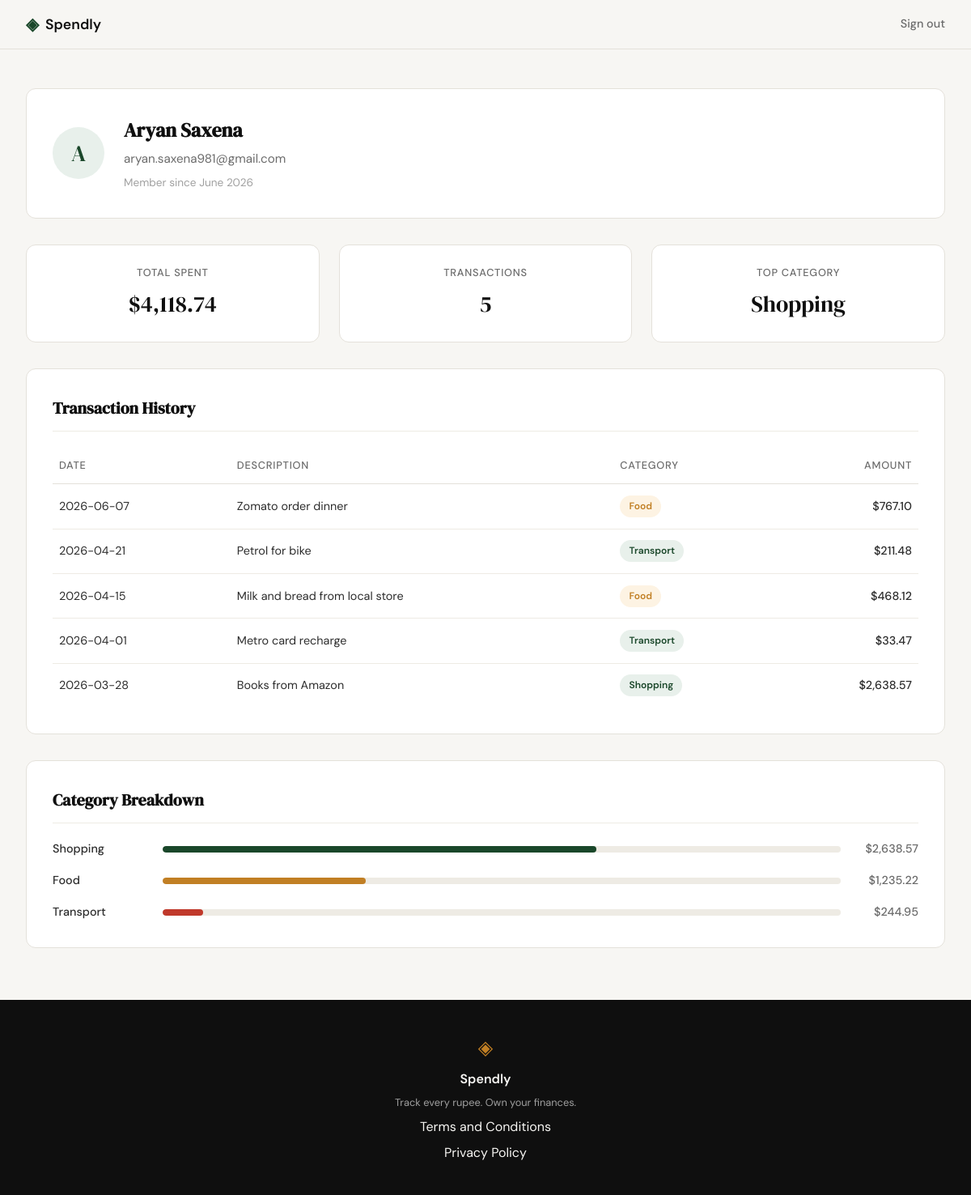
Screenshot of /profile (signed in) with the database file from the repository.
### tables this page shows
CREATE TABLE users (
                id            INTEGER PRIMARY KEY AUTOINCREMENT,
                name          TEXT    NOT NULL,
                email         TEXT    UNIQUE NOT NULL,
                password_hash TEXT    NOT NULL,
                created_at    TEXT    DEFAULT (datetime('now'))
            );

CREATE TABLE expenses (
                id          INTEGER PRIMARY KEY AUTOINCREMENT,
                user_id     INTEGER NOT NULL,
                amount      REAL    NOT NULL,
                category    TEXT    NOT NULL,
                date        TEXT    NOT NULL,
                description TEXT,
                created_at  TEXT    DEFAULT (datetime('now')),
                FOREIGN KEY (user_id) REFERENCES users (id)
            );

### app.py (the view)
@app.route("/profile")
def profile():
    if "user_id" not in session:
        return redirect(url_for("login"))
    user_id = session["user_id"]
    user_row = get_user_by_id(user_id)
    if user_row is None:
        session.clear()
        return redirect(url_for("login"))
    created_dt = datetime.strptime(user_row["created_at"], "%Y-%m-%d %H:%M:%S")
    user = {
        "name": user_row["name"],
        "email": user_row["email"],
        "member_since": created_dt.strftime("%B %Y"),
    }
    stats_raw = get_expense_stats(user_id)
    stats = {
        "total_spent": f"${stats_raw['total_spent']:,.2f}",
        "transaction_count": stats_raw["transaction_count"],
        "top_category": stats_raw["top_category"],
    }
    expense_rows = get_recent_expenses(user_id)
    transactions = [
        {
            "date": r["date"],
            "description": r["description"] or "",
            "category": r["category"],
            "amount": f"${r['amount']:,.2f}",
        }
        for r in expense_rows
    ]
    breakdown = get_category_breakdown(user_id)
    categories = [
        {
            "name": c["category"],
            "amount": f"${c['total']:,.2f}",
            "percentage": c["percentage"],
        }
        for c in breakdown
    ]
    return render_template(
        "profile.html",
        user=user,
        stats=stats,
        transactions=transactions,
        categories=categories,
    )

### database/db.py (called while the page is built)
def get_db():
    conn = sqlite3.connect(DATABASE)
    conn.row_factory = sqlite3.Row
    conn.execute("PRAGMA foreign_keys = ON")
    return conn

def get_user_by_id(user_id):
    conn = get_db()
    try:
        return conn.execute(
            "SELECT id, name, email, created_at FROM users WHERE id = ?",
            (user_id,),
        ).fetchone()
    finally:
        conn.close()

def get_recent_expenses(user_id, limit=10):
    conn = get_db()
    try:
        return conn.execute(
            "SELECT id, date, description, category, amount "
            "FROM expenses WHERE user_id = ? "
            "ORDER BY date DESC LIMIT ?",
            (user_id, limit),
        ).fetchall()
    finally:
        conn.close()

def get_category_breakdown(user_id):
    conn = get_db()
    try:
        rows = conn.execute(
            "SELECT category, SUM(amount) AS total "
            "FROM expenses WHERE user_id = ? "
            "GROUP BY category ORDER BY total DESC",
            (user_id,),
        ).fetchall()
        if not rows:
            return []
        grand_total = sum(float(r["total"]) for r in rows)
        breakdown = []
        for r in rows:
            cat_total = float(r["total"])
            percentage = round(cat_total / grand_total * 100)
            breakdown.append({
                "category": r["category"],
                "total": cat_total,
                "percentage": percentage,
            })
        return breakdown
    finally:
        conn.close()

### templates/profile.html (shortened to what this page needs)
{% extends "base.html" %}
{% block head %}
<link rel="stylesheet" href="{{ url_for('static', filename='css/profile.css') }}">
{% endblock %}
{% block content %}
<section class="profile-section">
    <div class="profile-inner">
        <div class="profile-card user-card">
            <div class="user-avatar" aria-hidden="true">{{ user.name[0] }}</div>
            <div class="user-details">
                <h1 class="user-name">{{ user.name }}</h1>
                <p class="user-email">{{ user.email }}</p>
                <p class="user-joined">Member since {{ user.member_since }}</p>
            </div>
        </div>
        <div class="stats-row">
            <div class="stat-card">
                <span class="stat-label">Total Spent</span>
                <span class="stat-value">{{ stats.total_spent }}</span>
            </div>
            <div class="stat-card">
                <span class="stat-label">Transactions</span>
                <span class="stat-value">{{ stats.transaction_count }}</span>
            </div>
            <div class="stat-card">
                <span class="stat-label">Top Category</span>
                <span class="stat-value">{{ stats.top_category }}</span>
            </div>
        </div>
        <div class="profile-card">
            <h2 class="section-title">Transaction History</h2>
            <div class="table-wrapper">
                <table class="transaction-table">
                    <thead>
                        <tr>
                            <th>Date</th>
                            <th>Description</th>
                            <th>Category</th>
                            <th class="col-amount">Amount</th>
                        </tr>
                    </thead>
                    <tbody>
                        {% for txn in transactions %}
                        <tr>
                            <td class="txn-date">{{ txn.date }}</td>
                            <td class="txn-desc">{{ txn.description }}</td>
                            <td><span class="category-badge badge-{{ txn.category | lower }}">{{ txn.category }}</span></td>
                            <td class="txn-amount">{{ txn.amount }}</td>
                        </tr>
                        {% endfor %}
                    </tbody>
                </table>
            </div>
        </div>
        <div class="profile-card">
            <h2 class="section-title">Category Breakdown</h2>
            <div class="category-bars">
                {% for cat in categories %}
                <div class="category-bar-row">
                    <span class="category-name">{{ cat.name }}</span>
                    <div class="category-bar-track">
                        <div class="category-bar category-bar-{{ loop.index }}" style="width: {{ cat.percentage }}%"></div>
                    </div>
                    <span class="category-amount">{{ cat.amount }}</span>
                </div>
                {% endfor %}
            </div>
        </div>
    </div>
</section>
{% endblock %}

### static/css/style.css (style rules this page uses)
:root { --ink: #0f0f0f; --ink-soft: #2d2d2d; --ink-muted: #6b6b6b; --ink-faint: #a0a0a0; --paper: #f7f6f3; --paper-warm: #f0ede6; --paper-card: #ffffff; --accent: #1a472a; --accent-light: #e8f0eb; --accent-2: #c17f24; --accent-2-light: #fdf3e3; --danger: #c0392b; --danger-light: #fdecea; --border: #e4e1da; --border-soft: #eeebe4; --font-display: 'DM Serif Display', Georgia, serif; --font-body: 'DM Sans', system-ui, sans-serif; --max-width: 1200px; --auth-width: 440px; --radius-sm: 6px; --radius-md: 12px; --radius-lg: 20px; }
*, *::before, *::after { box-sizing: border-box; margin: 0; padding: 0; }
html { font-size: 16px; scroll-behavior: smooth; }
body { background: var(--paper); color: var(--ink); font-family: var(--font-body); font-size: 1rem; line-height: 1.6; -webkit-font-smoothing: antialiased; }

### static/css/profile.css (style rules this page uses)
.profile-section { padding: 3rem 2rem 4rem; }
.profile-inner { max-width: var(--max-width); margin: 0 auto; display: flex; flex-direction: column; gap: 2rem; }
.profile-card { background: var(--paper-card); border: 1px solid var(--border); border-radius: var(--radius-md); padding: 2rem; }
.user-card { display: flex; align-items: center; gap: 1.5rem; }
.user-avatar { width: 64px; height: 64px; border-radius: 50%; background: var(--accent-light); color: var(--accent); font-family: var(--font-display); font-size: 1.75rem; display: flex; align-items: center; justify-content: center; flex-shrink: 0; }
.user-details { display: flex; flex-direction: column; gap: 0.2rem; }
.user-name { font-family: var(--font-display); font-size: 1.5rem; color: var(--ink); margin: 0; }
.user-email { font-size: 0.95rem; color: var(--ink-muted); }
.user-joined { font-size: 0.85rem; color: var(--ink-faint); margin-top: 0.25rem; }
.stats-row { display: grid; grid-template-columns: repeat(3, 1fr); gap: 1.5rem; }
.stat-card { background: var(--paper-card); border: 1px solid var(--border); border-radius: var(--radius-md); padding: 1.5rem; text-align: center; display: flex; flex-direction: column; gap: 0.35rem; }
.stat-label { font-size: 0.8rem; font-weight: 500; color: var(--ink-muted); text-transform: uppercase; letter-spacing: 0.06em; }
.stat-value { font-family: var(--font-display); font-size: 1.75rem; color: var(--ink); }
.section-title { font-family: var(--font-display); font-size: 1.25rem; color: var(--ink); margin-bottom: 1.25rem; padding-bottom: 0.75rem; border-bottom: 1px solid var(--border-soft); }
.table-wrapper { overflow-x: auto; }
.transaction-table { width: 100%; border-collapse: collapse; }
.transaction-table th { font-size: 0.8rem; font-weight: 500; color: var(--ink-muted); text-transform: uppercase; letter-spacing: 0.06em; text-align: left; padding: 0.75rem 0.5rem; border-bottom: 1px solid var(--border); }
.transaction-table td { font-size: 0.9rem; color: var(--ink-soft); padding: 0.85rem 0.5rem; border-bottom: 1px solid var(--border-soft); }
.transaction-table tbody tr:last-child td { border-bottom: none; }
.col-amount { text-align: right !important; }
.txn-date { color: var(--ink-muted); font-size: 0.85rem; white-space: nowrap; }
.txn-desc { color: var(--ink-soft); }
.txn-amount { font-weight: 500; color: var(--ink); text-align: right; white-space: nowrap; font-variant-numeric: tabular-nums; }
.category-badge { display: inline-block; font-size: 0.75rem; font-weight: 600; padding: 0.25rem 0.7rem; border-radius: 999px; white-space: nowrap; }
.badge-food { background: var(--accent-2-light); color: var(--accent-2); }
.badge-transport { background: var(--accent-light); color: var(--accent); }
.badge-shopping { background: var(--accent-light); color: var(--accent); }
.category-bars { display: flex; flex-direction: column; gap: 1rem; }
.category-bar-row { display: grid; grid-template-columns: 120px 1fr 80px; align-items: center; gap: 1rem; }
.category-name { font-size: 0.9rem; font-weight: 500; color: var(--ink-soft); }
.category-bar-track { height: 8px; background: var(--border-soft); border-radius: 999px; overflow: hidden; }
.category-bar { height: 100%; border-radius: 999px; transition: width 0.6s ease; }
.category-bar-1 { background: var(--accent); }
.category-bar-2 { background: var(--accent-2); }
.category-bar-3 { background: var(--danger); }
.category-amount { font-size: 0.9rem; font-weight: 500; color: var(--ink-muted); text-align: right; }

### rows the page displays
users: name "A", name "Aryan Saxena", email "aryan.saxena981@gmail.com"
expenses: top_category "Shopping", date "2026-03-28", description "Books from Amazon", category "Shopping", amount "$2,638.57", name "Shopping", {{ cat.percentage }} 64 (drawn)
expenses: date "2026-06-07", description "Zomato order dinner", category "Food", amount "$767.10"
expenses: date "2026-04-21", description "Petrol for bike", category "Transport", amount "$211.48"
expenses: date "2026-04-15", description "Milk and bread from local store", category "Food", amount "$468.12"
expenses: date "2026-04-01", description "Metro card recharge", category "Transport", amount "$33.47"

### other values shown
{{ user.member_since }} "June 2026"
{{ stats.total_spent }} "$4,118.74"
{{ stats.transaction_count }} "5"
{{ cat.name }} "Food" "Transport"
{{ cat.amount }} "$1,235.22" "$244.95"
